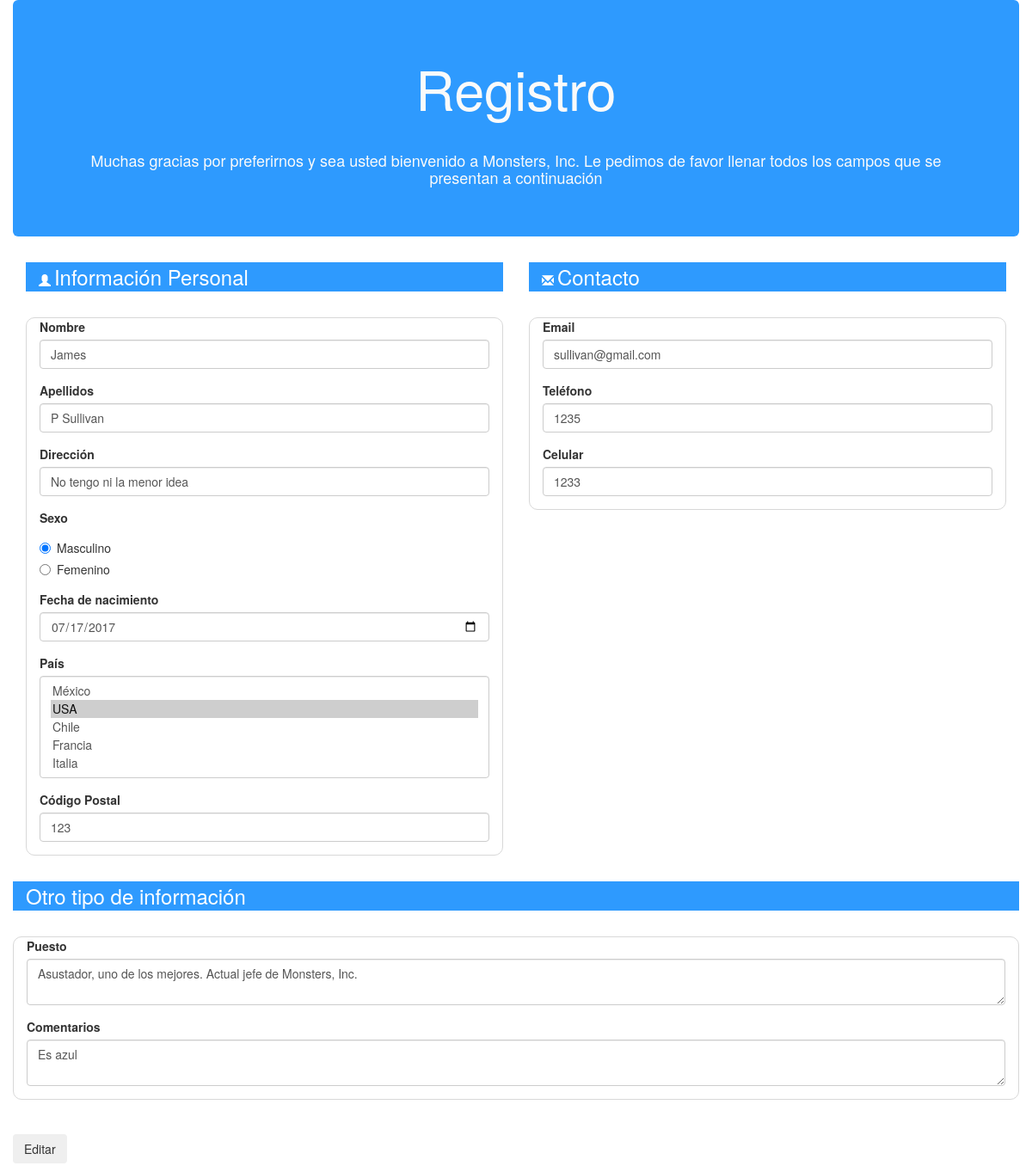
/SitioCodeIgniter/index.php/welcome/editar/?id=19 (signed in), run on the app's committed database.
### tables this page shows
CREATE TABLE `informacion` (
  `nombre` varchar(40) NOT NULL,
  `apellidos` varchar(40) DEFAULT NULL,
  `direccion` varchar(40) DEFAULT NULL,
  `sexo` varchar(40) DEFAULT NULL,
  `fdn` varchar(40) DEFAULT NULL,
  `pais` varchar(40) DEFAULT NULL,
  `cp` varchar(40) DEFAULT NULL,
  `email` varchar(40) DEFAULT NULL,
  `telefono` varchar(40) DEFAULT NULL,
  `celular` varchar(40) DEFAULT NULL,
  `puesto` varchar(200) DEFAULT NULL,
  `comentarios` varchar(200) DEFAULT NULL,
  `id` int(200) NOT NULL
);

### SitioCodeIgniter/application/controllers/Welcome.php (called while the page is built, shortened)
<?php
class Welcome extends CI_Controller {
    public function editar(){
        $id = $this->input->get("id");
        $this->load->model("PerfilModel");
        $perfil = $this->PerfilModel->cargarPerfil($id);
        $this->load->view('editar', $perfil);
    }
}

### SitioCodeIgniter/index.php (called while the page is built, shortened)
<?php
require_once BASEPATH.'core/CodeIgniter.php';

### SitioCodeIgniter/application/models/PerfilModel.php (called while the page is built, shortened)
<?php
class PerfilModel extends CI_Model{
    public function cargarPerfil($id){
        $servername = "localhost";
        $username = "root";
        $password = "";
        $dbname = "monstruos";
        $conn = new mysqli($servername, $username, $password, $dbname);
        $id = $conn->real_escape_string($id);
        $resultado = $conn->query("SELECT nombre, apellidos, sexo, fdn, pais, email, telefono, celular, puesto, comentarios, cp, direccion FROM informacion WHERE id = $id");
        while($fila = $resultado->fetch_row()){
            $resultadoTabla["nombre"] = $fila[0];
            $resultadoTabla["apellidos"] = $fila[1];
            $resultadoTabla["sexo"] = $fila[2];
            $resultadoTabla["fdn"] = $fila[3];
            $resultadoTabla["pais"] = $fila[4];
            $resultadoTabla["email"] = $fila[5];
            $resultadoTabla["telefono"] = $fila[6];
            $resultadoTabla["celular"] = $fila[7];
            $resultadoTabla["puesto"] = $fila[8];
            $resultadoTabla["comentarios"] = $fila[9];
            $resultadoTabla['cp'] = $fila[10];
            $resultadoTabla['direccion'] = $fila[11];
        }
        return $resultadoTabla;
    }
}

### SitioCodeIgniter/application/views/editar.php (the view, shortened to what this page needs)
<!DOCTYPE html>
<html lang="en">
<head>
    <link rel="stylesheet" href="https://maxcdn.bootstrapcdn.com/bootstrap/3.3.7/css/bootstrap.min.css">
    <link rel="stylesheet" href="https://maxcdn.bootstrapcdn.com/bootstrap/3.3.7/css/bootstrap-theme.min.css">
    <link rel="stylesheet" href="<?php echo base_url('assets/css/formulario.css')?>" />
</head>
<body>
    <div class="container">
        <div class="row">
            <div class="jumbotron recuadro">
                <h1>Registro</h1><br>
                <h4>Muchas gracias por preferirnos y sea usted bienvenido a Monsters, Inc. Le pedimos de favor llenar todos los campos que se presentan a continuación</h4>
            </div>
        </div>
    </div>
    <form data-toggle="validator" method="post" action="<?php echo site_url("welcome/editarBD")?>/?id=<?php echo $_GET['id'] ?>">
        <div class="container">
            <div class="row">
                <div class="col-md-6">
                    <div class="col-md-12 informacion">
                        <span class="glyphicon glyphicon-user"></span>
                        <span class="titulos">Información Personal</span>
                    </div>
                </div>
                <div class="col-md-6">
                    <div class="col-md-12 informacion">
                        <span class="glyphicon glyphicon-envelope"></span>
                        <span class="titulos">Contacto</span>
                    </div>
                </div>
            </div>
            <div class="row voffset4">
                <div class="col-md-6">
                    <div class="col-md-12 borde">
                        <div class="form-group">
                            <label>Nombre</label>
                            <input name="nombre" type="text" class="form-control" value="<?php echo $nombre ?>" placeholder="Ejemplo: Pedro" required>
                        </div>
                        <div class="form-group">
                            <label>Apellidos</label>
                            <input name="apellidos" type="text" class="form-control" value="<?php echo $apellidos ?>" placeholder="Ejemplo: Sánchez Torres" required>
                        </div>
                        <div class="form-group">
                            <label>Dirección</label>
                            <input name="direccion" type="text" class="form-control" value="<?php echo $direccion ?>" placeholder="Calle, Número" required>
                        </div>
                        <div class="form-group">
                            <label>Sexo</label>
                            <div class="form-group">
                                <div class="radio">
                                    <label>
                                        <input type="radio" name="sexo" value="Masculino" required <?php if($sexo == "Masculino") {echo 'checked';} ?>>
                                        Masculino
                                      </label>
                                </div>
                                <div class="radio">
                                    <label>
                                        <input type="radio" name="sexo" value="Femenino" required <?php if($sexo == "Femenino") {echo 'checked';} ?>>
                                        Femenino
                                      </label>
                                </div>
                            </div>
                        </div>
                        <div class="form-group">
                            <label>Fecha de nacimiento</label><br>
                            <input name="FDN" type="date" class="form-control" value="<?php echo $fdn ?>" required>
                        </div>
                        <div class="form-group">
                            <label>País</label><br>
                            <select name="Nacionalidad" class="form-control" required size="5" onfocus="USA">
                                <option <?php if($pais == "México"){echo 'selected';} ?>>México</option>
                                <option <?php if($pais == "USA"){echo 'selected';} ?>>USA</option>
                                <option <?php if($pais == "Chile"){echo 'selected';} ?>>Chile</option>
                                <option <?php if($pais == "Francia"){echo 'selected';} ?>>Francia</option>
                                <option <?php if($pais == "Italia"){echo 'selected';} ?>>Italia</option>
                            </select>
                        </div>
                        <div class="form-group">
                            <label>Código Postal</label>
                            <input name="ZIP" type="number" class="form-control" value="<?php echo $cp ?>" required placeholder="26066">
                        </div>
                    </div>
                </div>
                <div class="col-md-6">
                    <div class="col-md-12 borde">
                        <div class="form-group">
                            <label>Email</label>
                            <input name="email" type="email" class="form-control" placeholder="Email" value="<?php echo $email ?>" required>
                        </div>
                        <div class="form-group">
                            <label>Teléfono</label>
                            <input name="tel" type="tel" class="form-control" placeholder="+52 1 XXXXXX" value="<?php echo $telefono ?>" required>
                        </div>
                        <div class="form-group">
                            <label>Celular</label>
                            <input name="Cel" type="tel" class="form-control" placeholder="+52 1 XXXXXX" value="<?php echo $celular ?>" required>
                        </div>
                    </div>
                </div>
            </div>
            <div class="row voffset4">
                <div class="col-md-12 informacion">
                    <span class="titulos">Otro tipo de información</span>
                </div>
            </div>
            <div class="row voffset4">
                <div class="col-md-12 borde">
                    <div class="form-group">
                        <label>Puesto</label>
                        <textarea name="puesto" class="form-control" required placeholder="Describa el puesto que ocupa y lo que realiza"><?php echo $puesto ?></textarea>
                    </div>
                    <div class="form-group">
                        <label>Comentarios</label>
                        <textarea name="extras" class="form-control" placeholder="Comentarios extra que desee agregar (opcional)"><?php echo $comentarios ?></textarea>
                    </div>
                </div>
            </div>
            <div class="row voffset4">
                <div class="checkbox">
                    <input type="submit" class="btn" value="Editar">
                </div>
            </div>
        </div>
    </form>
</body>
</html>

### SitioCodeIgniter/assets/css/formulario.css (style rules this page uses)
.recuadro { background-color: #2E9AFE; text-align: center; color: #FAFAFA; }
.informacion { background-color: #2E9AFE; color: white; }
.borde { border-style: solid; border-radius: 10px; border-width: thin; border-color: #D8D8D8; }
.voffset4 { margin-top: 30px; }
.titulos { font-size: 24px; }

### data on the page
informacion: nombre "James", apellidos "P Sullivan", direccion "No tengo ni la menor idea", sexo "☑ Masculino", sexo "☐ Femenino", FDN "07/17/2017", Nacionalidad "México / USA ☑ / Chile / Francia / Italia", ZIP "123", email "sullivan@gmail.com", tel "1235", Cel "1233", puesto "Asustador, uno de los mejores. Actual jefe de Monsters, Inc.", extras "Es azul"
